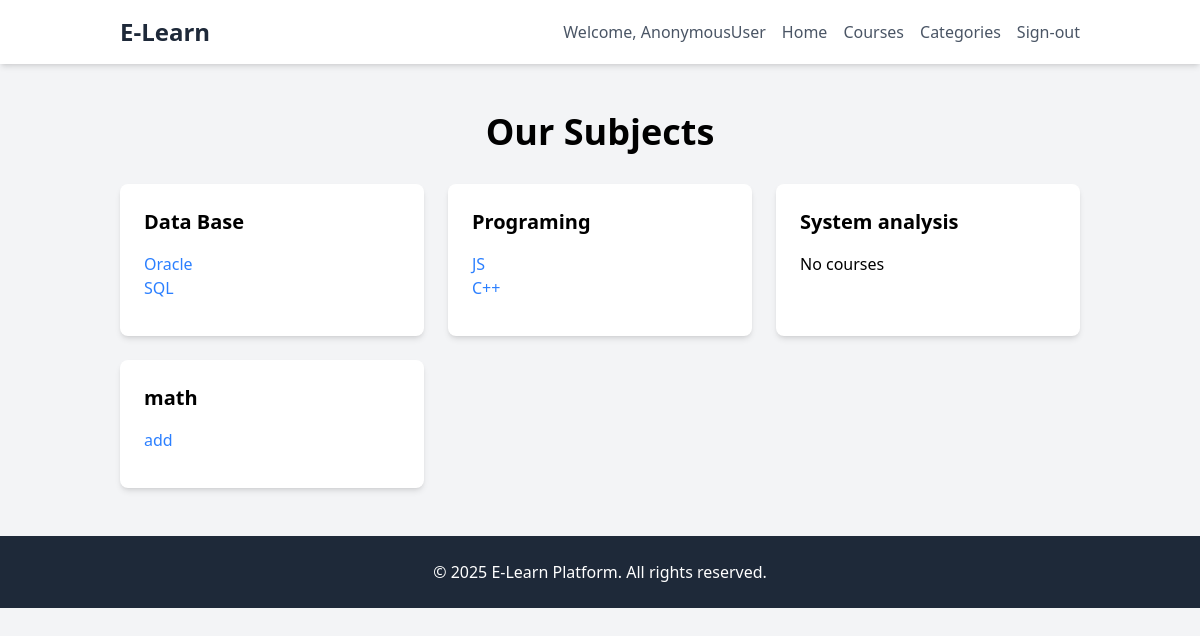
Page /subjects on the committed database.
### courses/models.py (models this page shows, shortened)
class Subject(models.Model):
    title = models.CharField(max_length=250)
    description = models.TextField(blank=True, null=True)
    slug = models.SlugField(max_length=250, unique=True)
    class Meta:
        ordering = ['title']

class Courses(models.Model):
    class Status(models.TextChoices):
        AVALIABLE = 'AV', 'Avaliable'
        DEREFT = 'DF', 'Dereft'
    owner = models.ForeignKey(User, related_name='courses_created', on_delete=models.CASCADE)
    subject = models.ForeignKey(Subject, related_name='courses', on_delete=models.CASCADE)
    title = models.CharField(max_length=250, verbose_name="عنوان الدورة")
    slug = models.SlugField(max_length=250, unique=True, blank=True, null=True)
    overview = models.TextField()
    photo = models.ImageField(upload_to='courses/photos', blank=True, null=True)
    created = models.DateTimeField(auto_now_add=True)
    status = models.CharField(max_length=2, choices=Status, default=Status.AVALIABLE)
    students = models.ManyToManyField(User, related_name='enrolled_courses', blank=True)
    class Meta:
        ordering = ['-created']

### courses/views.py (the view)
# urls.py: path('subjects', views.subjecta_list, name='subjects_list'),
def subjecta_list(request):
    subject = Subject.objects.all()
    return render(request, 'course/subjects_list.html', context={'subjects':subject})

### templates/course/subjects_list.html (shortened to what this page needs)
{% extends 'base.html' %}
{% block content %}
<section class="py-12 px-30">
    <div class="container mx-auto">
        <h2 class="text-4xl font-bold mb-8 text-center">Our Subjects</h2>
        <div class="space-y-12">
            <div>
                <div class="grid grid-cols-1 md:grid-cols-3 gap-6">
                    {% for subject in subjects %}
                    <div class="bg-white p-6 rounded-lg shadow-md hover:shadow-lg">
                        <h3 class="text-xl font-bold mb-2">{{subject.title}}</h3>
                        <ul class="my-3">
                            {% for course in subject.courses.all %}
                            <li><a href=" {% url 'courses:course_details' course.slug %}"
                                    class="text-blue-500 hover:underline">{{course.title}}</a></li>
                            {% empty %}
                            <li>No courses</li>
                            {% endfor %}
                        </ul>
                    </div>
                    {% endfor %}
                </div>
            </div>
        </div>
    </div>
</section>
{% endblock content %}

### rows in the picture
Subject: title "Data Base"
Courses: title "Oracle"
Courses: title "SQL"
Subject: title "Programing"
Courses: title "JS"
Courses: title "C++"
Subject: title "System analysis"
Subject: title "math"
Courses: title "add"

### other values in the picture
{{ request.user }} "AnonymousUser"
